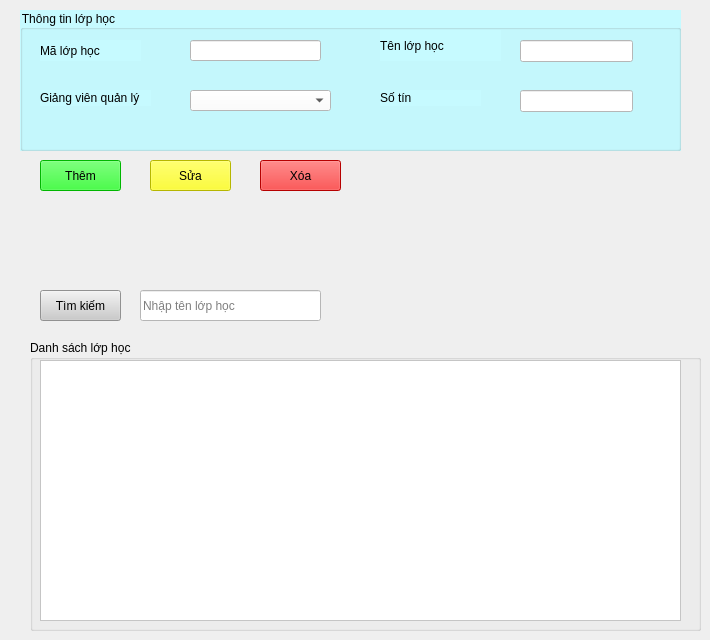
         <widget class="QWidget" name="lopHoc_page">
          <widget class="QLineEdit" name="txt_timKiemLH">
           <property name="geometry">
            <rect>
             <x>140</x>
             <y>290</y>
             <width>181</width>
             <height>31</height>
            </rect>
           </property>
           <property name="styleSheet">
            <string notr="true">background-color: rgb(255, 255, 255);
color: rgb(0, 0, 0);</string>
           </property>
           <property name="text">
            <string/>
           </property>
           <property name="placeholderText">
            <string>Nhập tên lớp học</string>
           </property>
          </widget>
          <widget class="QGroupBox" name="groupBox_7">
           <property name="geometry">
            <rect>
             <x>20</x>
             <y>10</y>
             <width>661</width>
             <height>141</height>
            </rect>
           </property>
           <property name="styleSheet">
            <string notr="true">background-color: rgb(198, 250, 255);</string>
           </property>
           <property name="title">
            <string>Thông tin lớp học</string>
           </property>
           <widget class="QLabel" name="label_23">
            <property name="geometry">
             <rect>
              <x>20</x>
              <y>30</y>
              <width>101</width>
              <height>21</height>
             </rect>
            </property>
            <property name="font">
             <font>
              <pointsize>9</pointsize>
             </font>
            </property>
            <property name="text">
             <string>Mã lớp học</string>
            </property>
           </widget>
           <widget class="QLineEdit" name="txt_maLop">
            <property name="geometry">
             <rect>
              <x>170</x>
              <y>30</y>
              <width>131</width>
              <height>21</height>
             </rect>
            </property>
            <property name="styleSheet">
             <string notr="true">background-color: rgb(255, 255, 255);</string>
            </property>
           </widget>
           <widget class="QLabel" name="label_24">
            <property name="geometry">
             <rect>
              <x>20</x>
              <y>80</y>
              <width>111</width>
              <height>16</height>
             </rect>
            </property>
            <property name="font">
             <font>
              <pointsize>9</pointsize>
             </font>
            </property>
            <property name="text">
             <string>Giảng viên quản lý</string>
            </property>
           </widget>
           <widget class="QLabel" name="label_27">
            <property name="geometry">
             <rect>
              <x>360</x>
              <y>20</y>
              <width>121</width>
              <height>31</height>
             </rect>
            </property>
            <property name="font">
             <font>
              <pointsize>9</pointsize>
             </font>
            </property>
            <property name="text">
             <string>Tên lớp học</string>
            </property>
           </widget>
           <widget class="QLineEdit" name="txt_tenlopHoc">
            <property name="geometry">
             <rect>
              <x>500</x>
              <y>30</y>
              <width>113</width>
              <height>22</height>
             </rect>
            </property>
            <property name="styleSheet">
             <string notr="true">background-color: rgb(255, 255, 255);</string>
            </property>
           </widget>
           <widget class="QLabel" name="label_28">
            <property name="geometry">
             <rect>
              <x>360</x>
              <y>80</y>
              <width>101</width>
              <height>16</height>
             </rect>
            </property>
            <property name="font">
             <font>
              <pointsize>9</pointsize>
             </font>
            </property>
            <property name="text">
             <string>Số tín</string>
            </property>
           </widget>
           <widget class="QComboBox" name="ccb_giangVien">
            <property name="geometry">
             <rect>
              <x>170</x>
              <y>80</y>
              <width>141</width>
              <height>21</height>
             </rect>
            </property>
            <property name="styleSheet">
             <string notr="true">background-color: rgb(255, 255, 255);</string>
            </property>
           </widget>
           <widget class="QLineEdit" name="txt_soTin">
            <property name="geometry">
             <rect>
              <x>500</x>
              <y>80</y>
              <width>113</width>
              <height>22</height>
             </rect>
            </property>
            <property name="styleSheet">
             <string notr="true">background-color: rgb(255, 255, 255);</string>
            </property>
           </widget>
          </widget>
          <widget class="QPushButton" name="btn_suaLopHoc">
           <property name="geometry">
            <rect>
             <x>150</x>
             <y>160</y>
             <width>81</width>
             <height>31</height>
            </rect>
           </property>
           <property name="styleSheet">
            <string notr="true">background-color: rgb(255, 255, 0);</string>
           </property>
           <property name="text">
            <string>Sửa</string>
           </property>
          </widget>
          <widget class="QGroupBox" name="groupBox_8">
           <property name="geometry">
            <rect>
             <x>30</x>
             <y>340</y>
             <width>671</width>
             <height>291</height>
            </rect>
           </property>
           <property name="title">
            <string>Danh sách lớp học</string>
           </property>
           <widget class="QTableWidget" name="tbl_lopHoc">
            <property name="geometry">
             <rect>
              <x>10</x>
              <y>20</y>
              <width>641</width>
              <height>261</height>
             </rect>
            </property>
            <property name="styleSheet">
             <string notr="true">background-color: rgb(255, 255, 255);</string>
            </property>
           </widget>
          </widget>
          <widget class="QPushButton" name="btn_themLopHoc">
           <property name="geometry">
            <rect>
             <x>40</x>
             <y>160</y>
             <width>81</width>
             <height>31</height>
            </rect>
           </property>
           <property name="styleSheet">
            <string notr="true">background-color: rgb(0, 255, 0);</string>
           </property>
           <property name="text">
            <string>Thêm</string>
           </property>
          </widget>
          <widget class="QPushButton" name="btn_xoaLopHoc">
           <property name="geometry">
            <rect>
             <x>260</x>
             <y>160</y>
             <width>81</width>
             <height>31</height>
            </rect>
           </property>
           <property name="styleSheet">
            <string notr="true">background-color: rgb(255, 0, 0);</string>
           </property>
           <property name="text">
            <string>Xóa</string>
           </property>
          </widget>
          <widget class="QPushButton" name="btn_timKiemLH">
           <property name="geometry">
            <rect>
             <x>40</x>
             <y>290</y>
             <width>81</width>
             <height>31</height>
            </rect>
           </property>
           <property name="styleSheet">
            <string notr="true">background-color: rgb(203, 203, 203);</string>
           </property>
           <property name="text">
            <string>Tìm kiếm</string>
           </property>
          </widget>
         </widget>
